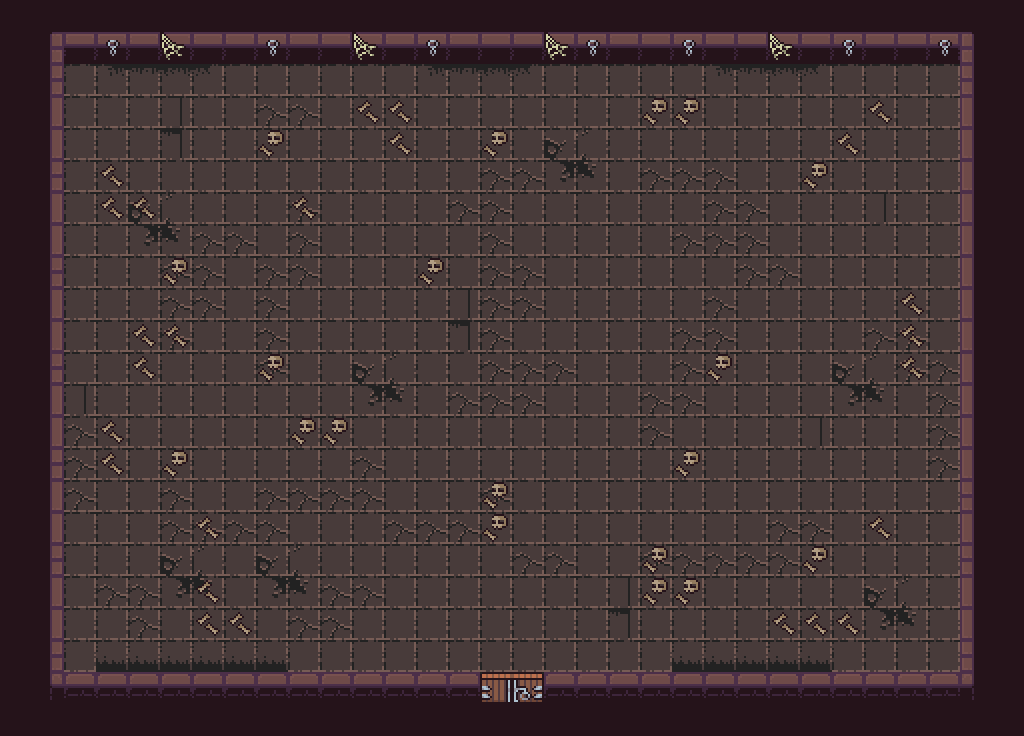

Below is a game level as drawn by its tile map, then a one-line description and the .tmx file that defines it, in full:
An orthogonal 32x23 tile map with 32x32 px tiles, 3 tile layers (Floor, Walls, Decor), 2 tilesets and 10 objects.

<map version="1.10" tiledversion="1.10.2" orientation="orthogonal" renderorder="right-down" width="32" height="23" tilewidth="32" tileheight="32" infinite="0" nextlayerid="6" nextobjectid="11">
 <tileset firstgid="1" source="tiles/atlas_floor- 32x32.tsx" />
 <tileset firstgid="50" source="tiles/Dungeon_Tileset32x32.tsx" />
 <layer id="1" name="Floor" width="32" height="23">
  <data encoding="csv">
1,1,1,1,1,1,1,1,1,1,1,1,1,1,1,1,1,1,1,1,1,1,1,1,1,1,1,1,1,1,1,1,
1,1,1,1,1,1,1,1,1,1,1,1,1,1,1,1,1,1,1,1,1,1,1,1,1,1,1,1,1,1,1,1,
1,1,1,11,12,13,14,1,1,1,1,1,1,11,12,13,14,1,1,1,1,1,11,12,13,14,1,1,1,1,1,1,
1,1,1,1,1,1,1,1,2,2,1,1,1,1,1,1,1,1,1,1,1,1,1,1,1,1,1,1,1,1,1,1,
1,1,1,1,1,1,1,1,1,1,1,1,1,1,1,1,1,8,9,1,1,1,1,1,1,1,1,1,1,1,1,1,
1,1,1,1,1,1,1,1,1,1,1,1,1,1,1,2,2,15,16,1,2,2,2,1,1,1,1,1,1,1,1,1,
1,1,1,1,8,9,1,1,1,2,1,1,1,1,2,2,1,1,1,1,1,1,2,2,1,1,1,1,1,1,1,1,
1,1,1,1,15,16,2,2,1,2,1,1,1,1,1,2,1,1,1,1,1,2,2,2,1,1,1,1,1,1,1,1,
1,1,1,1,1,2,2,1,2,2,1,1,1,1,1,2,2,1,1,1,1,1,1,2,2,1,1,1,1,1,1,1,
1,1,1,1,1,2,2,1,2,1,1,1,1,1,1,2,2,1,1,1,1,1,2,1,1,1,1,1,1,1,1,1,
1,1,1,1,1,2,1,1,2,1,1,1,1,1,1,2,1,1,1,1,1,2,2,1,1,1,1,2,2,1,1,1,
1,1,1,1,1,1,1,1,2,1,1,8,9,1,1,2,2,2,1,1,1,2,1,1,1,1,8,9,2,2,1,1,
1,1,1,1,1,1,1,1,1,1,1,15,16,1,2,2,2,1,1,1,2,2,1,1,1,1,15,16,1,2,1,1,
1,1,2,1,1,1,1,1,1,1,1,1,1,1,1,1,1,1,1,1,2,1,1,1,1,1,1,1,1,2,1,1,
1,1,2,1,1,1,1,1,1,1,1,2,1,1,1,1,1,1,1,1,1,1,1,1,1,1,1,1,1,2,1,1,
1,1,2,1,1,2,1,1,2,2,2,2,1,1,1,2,1,1,1,1,1,1,1,1,1,1,1,1,1,1,1,1,
1,1,1,1,1,2,2,2,2,1,1,1,2,2,2,1,1,1,1,1,1,1,1,1,2,2,1,1,1,1,1,1,
1,1,1,1,1,8,9,1,8,9,1,1,1,1,1,1,2,2,1,1,2,2,2,2,2,1,1,1,1,1,1,1,
1,1,1,2,2,15,16,1,15,16,2,2,1,1,1,1,1,1,1,1,1,1,1,1,1,1,1,8,9,1,1,1,
1,1,1,1,2,1,1,1,1,2,2,1,1,1,1,1,1,1,1,1,1,1,1,1,1,1,1,15,16,1,1,1,
1,1,1,21,21,21,21,21,21,1,1,1,1,1,1,1,1,1,1,1,1,21,21,21,21,21,1,1,1,1,1,1,
1,1,1,1,1,1,1,1,1,1,1,1,1,1,1,1,1,1,1,1,1,1,1,1,1,1,1,1,1,1,1,1,
1,1,1,1,1,1,1,1,1,1,1,1,1,1,1,1,1,1,1,1,1,1,1,1,1,1,1,1,1,1,1,1
</data>
 </layer>
 <layer id="2" name="Walls" width="32" height="23">
  <data encoding="csv">
128,128,128,128,128,128,128,128,128,128,128,128,128,128,128,128,128,128,128,128,128,128,128,128,128,128,128,128,128,128,128,128,
128,50,101,101,101,101,101,101,101,101,101,101,101,101,101,101,101,101,101,101,101,101,101,101,101,101,101,101,101,101,55,128,
128,70,0,0,0,0,0,0,0,0,0,0,0,0,0,0,0,0,0,0,0,0,0,0,0,0,0,0,0,0,75,128,
128,80,0,0,0,0,0,0,0,0,0,0,0,0,0,0,0,0,0,0,0,0,0,0,0,0,0,0,0,0,85,128,
128,60,0,0,0,0,0,0,0,0,0,0,0,0,0,0,0,0,0,0,0,0,0,0,0,0,0,0,0,0,85,128,
128,70,0,0,0,0,0,0,0,0,0,0,0,0,0,0,0,0,0,0,0,0,0,0,0,0,0,0,0,0,85,128,
128,80,0,0,0,0,0,0,0,0,0,0,0,0,0,0,0,0,0,0,0,0,0,0,0,0,0,0,0,0,85,128,
128,60,0,0,0,0,0,0,0,0,0,0,0,0,0,0,0,0,0,0,0,0,0,0,0,0,0,0,0,0,85,128,
128,70,0,0,0,0,0,0,0,0,0,0,0,0,0,0,0,0,0,0,0,0,0,0,0,0,0,0,0,0,85,128,
128,80,0,0,0,0,0,0,0,0,0,0,0,0,0,0,0,0,0,0,0,0,0,0,0,0,0,0,0,0,85,128,
128,60,0,0,0,0,0,0,0,0,0,0,0,0,0,0,0,0,0,0,0,0,0,0,0,0,0,0,0,0,85,128,
128,70,0,0,0,0,0,0,0,0,0,0,0,0,0,0,0,0,0,0,0,0,0,0,0,0,0,0,0,0,85,128,
128,80,0,0,0,0,0,0,0,0,0,0,0,0,0,0,0,0,0,0,0,0,0,0,0,0,0,0,0,0,85,128,
128,60,0,0,0,0,0,0,0,0,0,0,0,0,0,0,0,0,0,0,0,0,0,0,0,0,0,0,0,0,85,128,
128,70,0,0,0,0,0,0,0,0,0,0,0,0,0,0,0,0,0,0,0,0,0,0,0,0,0,0,0,0,85,128,
128,80,0,0,0,0,0,0,0,0,0,0,0,0,0,0,0,0,0,0,0,0,0,0,0,0,0,0,0,0,75,128,
128,60,0,0,0,0,0,0,0,0,0,0,0,0,0,0,0,0,0,0,0,0,0,0,0,0,0,0,0,0,85,128,
128,70,0,0,0,0,0,0,0,0,0,0,0,0,0,0,0,0,0,0,0,0,0,0,0,0,0,0,0,0,75,128,
128,80,0,0,0,0,0,0,0,0,0,0,0,0,0,0,0,0,0,0,0,0,0,0,0,0,0,0,0,0,85,128,
128,60,0,0,0,0,0,0,0,0,0,0,0,0,0,0,0,0,0,0,0,0,0,0,0,0,0,0,0,0,65,128,
128,70,0,0,0,0,0,0,0,0,0,0,0,0,0,0,0,0,0,0,0,0,0,0,0,0,0,0,0,0,75,128,
128,90,91,91,91,91,91,91,91,91,91,91,91,91,91,86,87,91,91,91,91,91,91,91,91,91,91,91,91,91,95,128,
128,128,128,128,128,128,128,128,128,128,128,128,128,128,128,128,128,128,128,128,128,128,128,128,128,128,128,128,128,128,128,128
</data>
 </layer>
 <layer id="3" name="Decor" width="32" height="23">
  <data encoding="csv">
0,0,0,0,0,0,0,0,0,0,0,0,0,0,0,0,0,0,0,0,0,0,0,0,0,0,0,0,0,0,0,0,
0,0,0,125,0,114,0,0,125,0,0,114,0,125,0,0,0,114,125,0,0,125,0,0,114,0,125,0,0,125,0,0,
0,0,0,0,0,0,0,0,0,0,0,0,0,0,0,0,0,0,0,0,0,0,0,0,0,0,0,0,0,0,0,0,
0,0,0,0,0,41,0,0,0,0,0,118,118,0,0,0,0,0,0,0,127,127,0,0,0,0,0,118,0,0,0,0,
0,0,0,0,0,48,0,0,127,0,0,0,118,0,0,127,0,0,0,0,0,0,0,0,0,0,118,0,0,0,0,0,
0,0,0,118,0,0,0,0,0,0,0,0,0,0,0,0,0,0,0,0,0,0,0,0,0,127,0,0,0,0,0,0,
0,0,0,118,118,0,0,0,0,118,0,0,0,0,0,0,0,0,0,0,0,0,0,0,0,0,0,41,0,0,0,0,
0,0,0,0,0,0,0,0,0,0,0,0,0,0,0,0,0,0,0,0,0,0,0,0,0,0,0,0,0,0,0,0,
0,0,0,0,0,127,0,0,0,0,0,0,0,127,0,0,0,0,0,0,0,0,0,0,0,0,0,0,0,0,0,0,
0,0,0,0,0,0,0,0,0,0,0,0,0,0,41,0,0,0,0,0,0,0,0,0,0,0,0,0,118,0,0,0,
0,0,0,0,118,118,0,0,0,0,0,0,0,0,48,0,0,0,0,0,0,0,0,0,0,0,0,0,118,0,0,0,
0,0,0,0,118,0,0,0,127,0,0,0,0,0,0,0,0,0,0,0,0,0,127,0,0,0,0,0,118,0,0,0,
0,0,41,0,0,0,0,0,0,0,0,0,0,0,0,0,0,0,0,0,0,0,0,0,0,0,0,0,0,0,0,0,
0,0,0,118,0,0,0,0,0,127,127,0,0,0,0,0,0,0,0,0,0,0,0,0,0,41,0,0,0,0,0,0,
0,0,0,118,0,127,0,0,0,0,0,0,0,0,0,0,0,0,0,0,0,127,0,0,0,0,0,0,0,0,0,0,
0,0,0,0,0,0,0,0,0,0,0,0,0,0,0,127,0,0,0,0,0,0,0,0,0,0,0,0,0,0,0,0,
0,0,0,0,0,0,118,0,0,0,0,0,0,0,0,127,0,0,0,0,0,0,0,0,0,0,0,118,0,0,0,0,
0,0,0,0,0,0,0,0,0,0,0,0,0,0,0,0,0,0,0,0,127,0,0,0,0,127,0,0,0,0,0,0,
0,0,0,0,0,0,118,0,0,0,0,0,0,0,0,0,0,0,0,41,127,127,0,0,0,0,0,0,0,0,0,0,
0,0,0,0,0,0,118,118,0,0,0,0,0,0,0,0,0,0,0,48,0,0,0,0,118,118,118,0,0,0,0,0,
0,0,0,0,0,0,0,0,0,0,0,0,0,0,0,0,0,0,0,0,0,0,0,0,0,0,0,0,0,0,0,0,
0,0,0,0,0,0,0,0,0,0,0,0,0,0,0,0,0,0,0,0,0,0,0,0,0,0,0,0,0,0,0,0,
0,0,0,0,0,0,0,0,0,0,0,0,0,0,0,0,0,0,0,0,0,0,0,0,0,0,0,0,0,0,0,0
</data>
 </layer>
 <objectgroup id="4" name="Collision">
  <object id="1" x="29.921" y="30.4122" width="449.25" height="32" />
  <object id="2" x="542.547" y="31.1622" width="449.25" height="32" />
  <object id="3" x="30.4958" y="670.251" width="449.25" height="32" />
  <object id="4" x="543.122" y="671.001" width="449.25" height="32" />
  <object id="5" x="960.068" y="63.1968" width="32" height="607.188" />
  <object id="6" x="29.5675" y="63.6028" width="32" height="607.188" />
  <object id="9" x="480.854" y="682.667" width="61.625" height="32" />
  <object id="10" x="479.824" y="30.8182" width="61.625" height="32" />
 </objectgroup>
 <objectgroup id="5" name="Doors">
  <object id="7" x="479.514" y="17.9219" width="61.625" height="32" />
  <object id="8" x="480.255" y="670.548" width="61.625" height="32" />
 </objectgroup>
</map>
